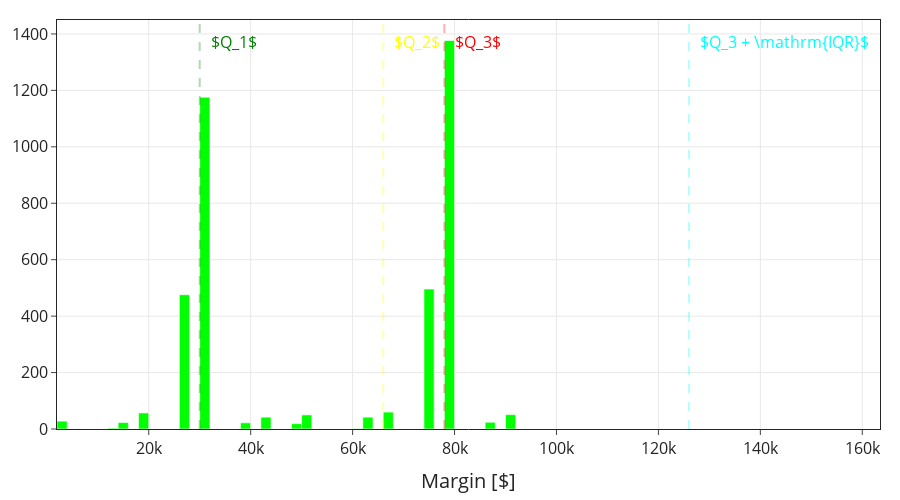

Notebook cell for this chart:
### Code cell
vals = df.loc[df['margin'] != 0, 'margin'].values
q_1 = np.quantile(vals, 0.25)
q_2 = np.quantile(vals, 0.50)
q_3 = np.quantile(vals, 0.75)
q_3_iqr = np.quantile(vals, 0.75) + (q_3 - q_1)
#
figure = go.Figure()
figure.update_layout(go.Layout(margin = dict(l = 20, r = 20, t = 20, b = 20), template = 'simple_white', showlegend = False,
                               xaxis1 = {'showgrid': True, 'showline': True, 'mirror': True, 'titlefont': {'size': 20}, 'tickfont': {'size': 16},
                                         'tickangle': 0, 'title': 'Margin [$]'},
                               yaxis1 = {'showgrid': True, 'showline': True, 'mirror': True, 'titlefont': {'size': 20}, 'tickfont': {'size': 16},
                                         'tickformat': f'.{0}f'},
                               font = {'size': 28}, autosize = False, width = 900, height = 500, hovermode = 'closest'))
figure.add_trace(go.Histogram(x = vals, marker_color = 'lime'))
figure.add_vline(x = q_1, line_width = 2, line_dash = 'dash', line_color = 'green', annotation_text = '$Q_1$',
                 annotation_position = 'top right', annotation = {'font_color': 'green', 'font_size': 16, 'borderwidth': 10})
figure.add_vline(x = q_2, line_width = 2, line_dash = 'dash', line_color = 'yellow', annotation_text = '$Q_2$',
                 annotation_position = 'top right', annotation = {'font_color': 'yellow', 'font_size': 16, 'borderwidth': 10})
figure.add_vline(x = q_3, line_width = 2, line_dash = 'dash', line_color = 'red', annotation_text = '$Q_3$',
                 annotation_position = 'top right', annotation = {'font_color': 'red', 'font_size': 16, 'borderwidth': 10})
figure.add_vline(x = q_3_iqr, line_width = 2, line_dash = 'dash', line_color = 'cyan', annotation_text = '$Q_3 + \mathrm{IQR}$',
                 annotation_position = 'top right', annotation = {'font_color': 'cyan', 'font_size': 16, 'borderwidth': 10})

### Figure 1 — Plotly figure (JSON) as saved in the notebook; plotly's stock layout.template omitted (floating-point values rounded to 4 significant figures; data arrays with more than 128 entries replaced by an {"elided": "..."} marker saying what was removed)
{"data": [{"marker": {"color": "lime"}, "type": "histogram", "x": {"elided": "3947 int values"}}], "layout": {"annotations": [{"borderwidth": 10, "font": {"color": "green", "size": 16}, "showarrow": false, "text": "$Q_1$", "x": 30000, "xanchor": "left", "xref": "x", "y": 1, "yanchor": "top", "yref": "y domain"}, {"borderwidth": 10, "font": {"color": "yellow", "size": 16}, "showarrow": false, "text": "$Q_2$", "x": 66000, "xanchor": "left", "xref": "x", "y": 1, "yanchor": "top", "yref": "y domain"}, {"borderwidth": 10, "font": {"color": "red", "size": 16}, "showarrow": false, "text": "$Q_3$", "x": 78000, "xanchor": "left", "xref": "x", "y": 1, "yanchor": "top", "yref": "y domain"}, {"borderwidth": 10, "font": {"color": "cyan", "size": 16}, "showarrow": false, "text": "$Q_3 + \\mathrm{IQR}$", "x": 126000, "xanchor": "left", "xref": "x", "y": 1, "yanchor": "top", "yref": "y domain"}], "autosize": false, "font": {"size": 28}, "height": 500, "hovermode": "closest", "margin": {"b": 20, "l": 20, "r": 20, "t": 20}, "shapes": [{"line": {"color": "green", "dash": "dash", "width": 2}, "type": "line", "x0": 30000, "x1": 30000, "xref": "x", "y0": 0, "y1": 1, "yref": "y domain"}, {"line": {"color": "yellow", "dash": "dash", "width": 2}, "type": "line", "x0": 66000, "x1": 66000, "xref": "x", "y0": 0, "y1": 1, "yref": "y domain"}, {"line": {"color": "red", "dash": "dash", "width": 2}, "type": "line", "x0": 78000, "x1": 78000, "xref": "x", "y0": 0, "y1": 1, "yref": "y domain"}, {"line": {"color": "cyan", "dash": "dash", "width": 2}, "type": "line", "x0": 126000, "x1": 126000, "xref": "x", "y0": 0, "y1": 1, "yref": "y domain"}], "showlegend": false, "width": 900, "xaxis": {"mirror": true, "showgrid": true, "showline": true, "tickangle": 0, "tickfont": {"size": 16}, "title": {"font": {"size": 20}, "text": "Margin [$]"}}, "yaxis": {"mirror": true, "showgrid": true, "showline": true, "tickfont": {"size": 16}, "tickformat": ".0f", "title": {"font": {"size": 20}}}}}
